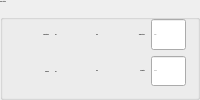
       <widget class="QGroupBox" name="LaserStatus">
        <property name="font">
         <font>
          <family>Ubuntu</family>
          <pointsize>-1</pointsize>
          <weight>75</weight>
          <bold>true</bold>
         </font>
        </property>
        <property name="styleSheet">
         <string notr="true"/>
        </property>
        <property name="title">
         <string>Laser Status</string>
        </property>
        <layout class="QGridLayout" name="gridLayout_4">
         <item row="0" column="1">
          <widget class="caLabel" name="calabel_31">
           <property name="sizePolicy">
            <sizepolicy hsizetype="MinimumExpanding" vsizetype="Preferred">
             <horstretch>0</horstretch>
             <verstretch>0</verstretch>
            </sizepolicy>
           </property>
           <property name="font">
            <font>
             <family>Ubuntu Condensed</family>
             <pointsize>-1</pointsize>
            </font>
           </property>
           <property name="text">
            <string>ON</string>
           </property>
           <property name="alignment">
            <set>Qt::AlignLeading|Qt::AlignLeft|Qt::AlignVCenter</set>
           </property>
           <property name="foreground">
            <color>
             <red>255</red>
             <green>0</green>
             <blue>0</blue>
            </color>
           </property>
           <property name="background">
            <color alpha="0">
             <red>40</red>
             <green>40</green>
             <blue>40</blue>
            </color>
           </property>
           <property name="visibility">
            <enum>caLabel::Calc</enum>
           </property>
           <property name="visibilityCalc">
            <string notr="true">A &gt; 0.001</string>
           </property>
           <property name="channel" stdset="0">
            <string notr="true">PM:REVO:MEAS:POW</string>
           </property>
          </widget>
         </item>
         <item row="0" column="0">
          <widget class="QLabel" name="label_9">
           <property name="sizePolicy">
            <sizepolicy hsizetype="MinimumExpanding" vsizetype="Preferred">
             <horstretch>0</horstretch>
             <verstretch>0</verstretch>
            </sizepolicy>
           </property>
           <property name="font">
            <font>
             <family>Ubuntu Condensed</family>
             <pointsize>-1</pointsize>
            </font>
           </property>
           <property name="styleSheet">
            <string notr="true"/>
           </property>
           <property name="text">
            <string>Revolution:</string>
           </property>
           <property name="alignment">
            <set>Qt::AlignRight|Qt::AlignTrailing|Qt::AlignVCenter</set>
           </property>
          </widget>
         </item>
         <item row="0" column="3">
          <widget class="QLabel" name="label_24">
           <property name="text">
            <string>Temperature:</string>
           </property>
           <property name="alignment">
            <set>Qt::AlignRight|Qt::AlignTrailing|Qt::AlignVCenter</set>
           </property>
          </widget>
         </item>
         <item row="1" column="4">
          <widget class="caLineEdit" name="calineedit_25">
           <property name="sizePolicy">
            <sizepolicy hsizetype="MinimumExpanding" vsizetype="Preferred">
             <horstretch>0</horstretch>
             <verstretch>0</verstretch>
            </sizepolicy>
           </property>
           <property name="font">
            <font>
             <family>Ubuntu</family>
             <pointsize>-1</pointsize>
            </font>
           </property>
           <property name="autoFillBackground">
            <bool>false</bool>
           </property>
           <property name="text">
            <string>--.- %</string>
           </property>
           <property name="alignment">
            <set>Qt::AlignLeading|Qt::AlignLeft|Qt::AlignVCenter</set>
           </property>
           <property name="readOnly">
            <bool>true</bool>
           </property>
           <property name="channel" stdset="0">
            <string notr="true">ENV:LEGEND:humid</string>
           </property>
           <property name="foreground">
            <color>
             <red>0</red>
             <green>255</green>
             <blue>0</blue>
            </color>
           </property>
           <property name="background">
            <color alpha="0">
             <red>255</red>
             <green>255</green>
             <blue>255</blue>
            </color>
           </property>
           <property name="colorMode">
            <enum>caLineEdit::Static</enum>
           </property>
           <property name="precision">
            <number>1</number>
           </property>
           <property name="precisionMode">
            <enum>caLineEdit::User</enum>
           </property>
           <property name="unitsEnabled">
            <bool>true</bool>
           </property>
           <property name="formatType">
            <enum>caLineEdit::decimal</enum>
           </property>
          </widget>
         </item>
         <item row="0" column="4">
          <widget class="caLineEdit" name="calineedit_24">
           <property name="sizePolicy">
            <sizepolicy hsizetype="MinimumExpanding" vsizetype="Preferred">
             <horstretch>0</horstretch>
             <verstretch>0</verstretch>
            </sizepolicy>
           </property>
           <property name="font">
            <font>
             <family>Ubuntu</family>
             <pointsize>-1</pointsize>
            </font>
           </property>
           <property name="autoFillBackground">
            <bool>false</bool>
           </property>
           <property name="text">
            <string>--.- C</string>
           </property>
           <property name="alignment">
            <set>Qt::AlignLeading|Qt::AlignLeft|Qt::AlignVCenter</set>
           </property>
           <property name="readOnly">
            <bool>true</bool>
           </property>
           <property name="channel" stdset="0">
            <string notr="true">ENV:LEGEND:temp</string>
           </property>
           <property name="foreground">
            <color>
             <red>0</red>
             <green>255</green>
             <blue>0</blue>
            </color>
           </property>
           <property name="background">
            <color alpha="0">
             <red>255</red>
             <green>255</green>
             <blue>255</blue>
            </color>
           </property>
           <property name="colorMode">
            <enum>caLineEdit::Static</enum>
           </property>
           <property name="precision">
            <number>1</number>
           </property>
           <property name="precisionMode">
            <enum>caLineEdit::User</enum>
           </property>
           <property name="unitsEnabled">
            <bool>true</bool>
           </property>
           <property name="formatType">
            <enum>caLineEdit::decimal</enum>
           </property>
          </widget>
         </item>
         <item row="1" column="3">
          <widget class="QLabel" name="label_26">
           <property name="text">
            <string>Humidity:</string>
           </property>
           <property name="alignment">
            <set>Qt::AlignRight|Qt::AlignTrailing|Qt::AlignVCenter</set>
           </property>
          </widget>
         </item>
         <item row="1" column="0">
          <widget class="QLabel" name="label_10">
           <property name="font">
            <font>
             <family>Ubuntu Condensed</family>
             <pointsize>-1</pointsize>
            </font>
           </property>
           <property name="text">
            <string>Legend:</string>
           </property>
           <property name="alignment">
            <set>Qt::AlignRight|Qt::AlignTrailing|Qt::AlignVCenter</set>
           </property>
          </widget>
         </item>
         <item row="1" column="1">
          <widget class="caLabel" name="calabel_32">
           <property name="sizePolicy">
            <sizepolicy hsizetype="MinimumExpanding" vsizetype="Preferred">
             <horstretch>0</horstretch>
             <verstretch>0</verstretch>
            </sizepolicy>
           </property>
           <property name="font">
            <font>
             <family>Ubuntu Condensed</family>
             <pointsize>-1</pointsize>
            </font>
           </property>
           <property name="text">
            <string>ON</string>
           </property>
           <property name="alignment">
            <set>Qt::AlignLeading|Qt::AlignLeft|Qt::AlignVCenter</set>
           </property>
           <property name="foreground">
            <color>
             <red>255</red>
             <green>0</green>
             <blue>0</blue>
            </color>
           </property>
           <property name="background">
            <color alpha="0">
             <red>40</red>
             <green>40</green>
             <blue>40</blue>
            </color>
           </property>
           <property name="visibility">
            <enum>caLabel::Calc</enum>
           </property>
           <property name="visibilityCalc">
            <string notr="true">A &gt; 0.001</string>
           </property>
           <property name="channel" stdset="0">
            <string notr="true">PM:LEGEND:MEAS:POW</string>
           </property>
          </widget>
         </item>
         <item row="0" column="2">
          <widget class="caLabel" name="calabel">
           <property name="sizePolicy">
            <sizepolicy hsizetype="MinimumExpanding" vsizetype="Preferred">
             <horstretch>0</horstretch>
             <verstretch>0</verstretch>
            </sizepolicy>
           </property>
           <property name="text">
            <string>OFF</string>
           </property>
           <property name="alignment">
            <set>Qt::AlignLeading|Qt::AlignLeft|Qt::AlignVCenter</set>
           </property>
           <property name="foreground">
            <color>
             <red>0</red>
             <green>255</green>
             <blue>0</blue>
            </color>
           </property>
           <property name="visibility">
            <enum>caLabel::Calc</enum>
           </property>
           <property name="visibilityCalc">
            <string notr="true">A &lt;= 0.001</string>
           </property>
           <property name="channel" stdset="0">
            <string notr="true">PM:REVO:MEAS:POW</string>
           </property>
          </widget>
         </item>
         <item row="1" column="2">
          <widget class="caLabel" name="calabel_2">
           <property name="sizePolicy">
            <sizepolicy hsizetype="MinimumExpanding" vsizetype="Preferred">
             <horstretch>0</horstretch>
             <verstretch>0</verstretch>
            </sizepolicy>
           </property>
           <property name="text">
            <string>OFF</string>
           </property>
           <property name="alignment">
            <set>Qt::AlignLeading|Qt::AlignLeft|Qt::AlignVCenter</set>
           </property>
           <property name="foreground">
            <color>
             <red>0</red>
             <green>255</green>
             <blue>0</blue>
            </color>
           </property>
           <property name="visibility">
            <enum>caLabel::Calc</enum>
           </property>
           <property name="visibilityCalc">
            <string notr="true">A &lt; 0.001</string>
           </property>
           <property name="channel" stdset="0">
            <string notr="true">PM:LEGEND:MEAS:POW</string>
           </property>
          </widget>
         </item>
        </layout>
       </widget>
